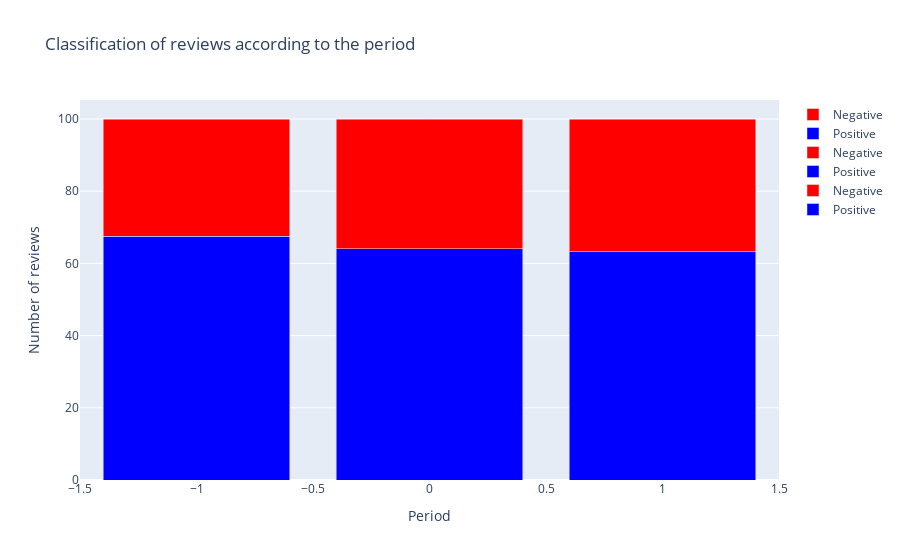

The cell this chart's notebook holds for it:
### Code cell
plot_class(predictions)

### Figure 1 — Plotly figure (JSON) as saved in the notebook; plotly's stock layout.template omitted (floating-point values rounded to 4 significant figures)
{"data": [{"marker": {"color": "blue"}, "name": "Positive", "type": "bar", "x": [1], "y": [63.25]}, {"marker": {"color": "red"}, "name": "Negative", "type": "bar", "x": [1], "y": [36.75]}, {"marker": {"color": "blue"}, "name": "Positive", "type": "bar", "x": [0], "y": [64.04]}, {"marker": {"color": "red"}, "name": "Negative", "type": "bar", "x": [0], "y": [35.96]}, {"marker": {"color": "blue"}, "name": "Positive", "type": "bar", "x": [-1], "y": [67.49]}, {"marker": {"color": "red"}, "name": "Negative", "type": "bar", "x": [-1], "y": [32.51]}], "layout": {"barmode": "stack", "title": {"text": "Classification of reviews according to the period"}, "xaxis": {"title": {"text": "Period"}}, "yaxis": {"title": {"text": "Number of reviews"}}}}
